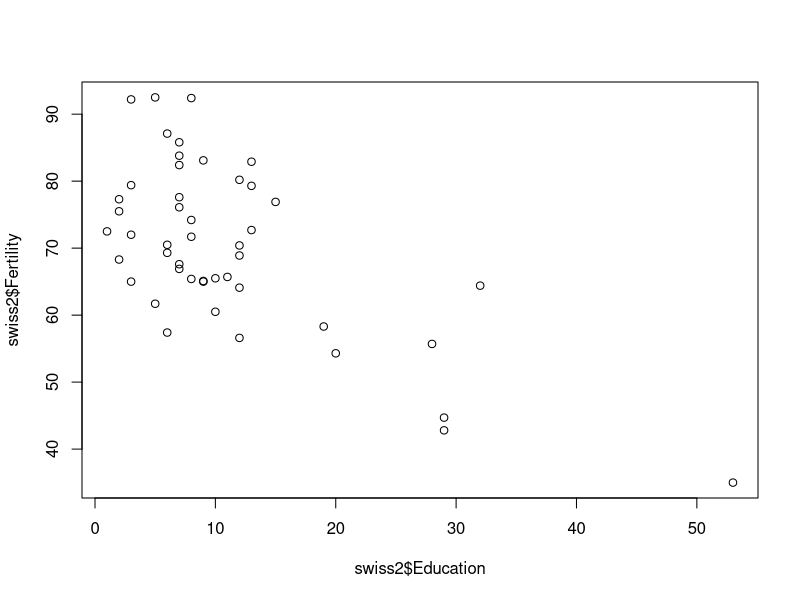
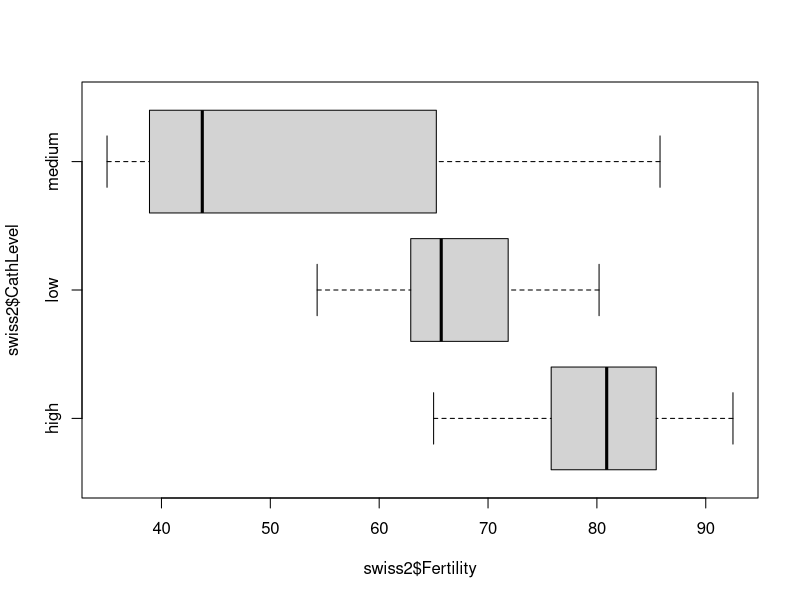

Recreate these plots in R, in order.
## ---- chunk 1
knitr::opts_chunk$set(echo = TRUE)
## ---- chunk 2
swiss2 <- read.csv("swiss2-1.csv")
## ---- chunk 3
head(swiss2)
## ---- chunk 4
str(swiss2)
## ---- chunk 5
cor(swiss2[sapply(swiss2, is.numeric)], use = "pairwise.complete.obs")
## ---- chunk 6
myModel <- lm(formula = Fertility ~ Examination + Education + Infant.Mortality, data = swiss2)
summary(myModel)
## ---- chunk 7
model2 <- lm(formula = Fertility ~ Infant.Mortality + Education, data = swiss2)
summary(model2)
## ---- chunk 8
model3 <- lm(Fertility ~ Education+CathLevel, data = swiss2)
summary(model3)
## ---- chunk 9
plot(swiss2$Education,swiss2$Fertility)
## ---- chunk 10
boxplot(swiss2$Fertility~swiss2$CathLevel, horizontal = T)
